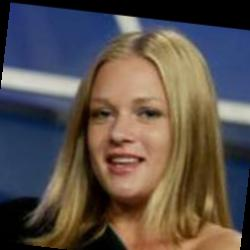
#> input picture dataset/AJ_Cook/AJ_Cook_0001.jpg, 250 x 250 px, found by its file name; its folder holds only this picture in this run
$ python train_model.py
#> lines starting #> are read from the running program, lines starting #| are printed output that depends on the picture
import cv2
import numpy as np
from sklearn.svm import SVC
from skimage.feature import hog
import joblib
from sklearn.model_selection import train_test_split
import os

def extract_features(images):
    features = []
    sample_feature_size = None

    for image in images:
        # Convertir l'image en niveaux de gris si elle est en couleur
        if len(image.shape) == 3:
            gray_image = cv2.cvtColor(image, cv2.COLOR_BGR2GRAY)
        else:
            gray_image = image

        # Redimensionner l'image pour avoir une taille fixe
        resized_image = cv2.resize(gray_image, (250, 250))

        _, hog_features = hog(resized_image, orientations=8, pixels_per_cell=(8, 8), cells_per_block=(2, 2), block_norm='L2-Hys', visualize=True)

        # Initialiser la taille des caractéristiques pour la première image
        if sample_feature_size is None:
            sample_feature_size = hog_features.shape[0]

        # Redimensionner les caractéristiques si elles ne correspondent pas à la taille attendue
        if hog_features.shape[0] != sample_feature_size:
            hog_features = cv2.resize(hog_features, (sample_feature_size,))

        features.append(hog_features.flatten())  # Utiliser flatten() pour rendre les caractéristiques bidimensionnelles

    return np.array(features)


def train_and_save_model(X_train, y_train, model_filename='svm_model.joblib'):
    # Imprimer les dimensions des caractéristiques extraites avant l'entraînement
    extracted_features = extract_features(X_train)
    print(f"Dimensions des caractéristiques extraites: {extracted_features.shape}")

    svm_model = SVC(kernel='linear')
    print("Length of X_train:", len(X_train))
    print("Length of y_train:", len(y_train))

    # Utiliser les caractéristiques extraites pour l'entraînement
    svm_model.fit(extracted_features, y_train)

    # Enregistrez le modèle formé
    joblib.dump(svm_model, model_filename)
def load_images(base_folder):
    images = []
    labels = []
    label_mapping = {}

    label_counter = 0
    for person_folder in os.listdir(base_folder):
        person_path = os.path.join(base_folder, person_folder)

        if not os.path.isdir(person_path):
            continue

        label_mapping[person_folder] = label_counter
        person_samples = 0  # Ajout pour compter le nombre d'échantillons par personne

        for filename in os.listdir(person_path):
            image_path = os.path.join(person_path, filename)
            image = cv2.imread(image_path)
#> image is the input picture: shape (250, 250, 3); mean B, G, R 75, 80.7, 90.9

            if image is not None:
                # Convertir l'image en niveaux de gris si elle est en couleur
                if len(image.shape) == 3:
                    gray_image = cv2.cvtColor(image, cv2.COLOR_BGR2GRAY)
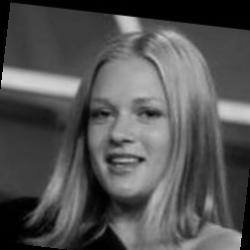
#> gray_image: shape (250, 250); min 0, max 213, mean 83.1
                else:
                    gray_image = image

                images.append(gray_image)
                labels.append(label_counter)
                person_samples += 1

        print(f"Person: {person_folder}, Samples: {person_samples}")
        label_counter += 1
#> pass 2 of the loop in load_images, `for person_folder in os.listdir(base_folder):`:
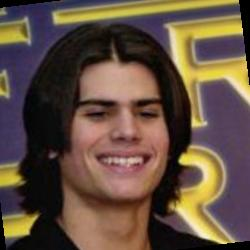
#> input picture dataset/AJ_Lamas/AJ_Lamas_0001.jpg, 250 x 250 px, found by its file name
#> in load_images, image is the input picture: shape (250, 250, 3); mean B, G, R 64.9, 79.7, 99.5
#> in load_images, `gray_image = cv2.cvtColor(image, cv2.COLOR_BGR2GRAY)`:
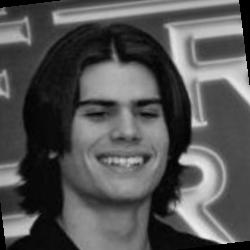
#> gray_image: shape (250, 250); min 0, max 242, mean 84
#> pass 3 of the loop in load_images, `for person_folder in os.listdir(base_folder):`:
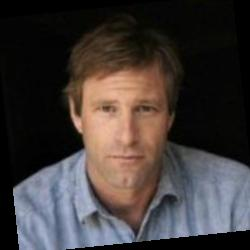
#> input picture dataset/Aaron_Eckhart/Aaron_Eckhart_0001.jpg, 250 x 250 px, found by its file name
#> in load_images, image is the input picture: shape (250, 250, 3); mean B, G, R 56.8, 58.2, 65.1
#> in load_images, `gray_image = cv2.cvtColor(image, cv2.COLOR_BGR2GRAY)`:
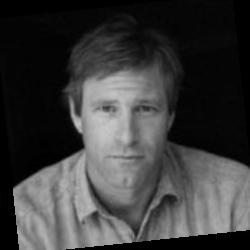
#> gray_image: shape (250, 250); min 0, max 200, mean 60.1
#> the loop made 4 passes; the first 3 are shown

    print(f"Total Labels: {len(labels)}")
    return images, labels


if __name__ == "__main__":
    base_folder = 'C://Users//aitichou//Desktop//HOG//dataset'
    images, labels = load_images(base_folder)
    print(f"Length of images: {len(images)}, Length of labels: {len(labels)}")
    X_train, X_test, y_train, y_test = train_test_split(images, labels, test_size=0.2, random_state=42)

    # Appelez la fonction pour entraîner et enregistrer le modèle
    train_and_save_model(X_train, y_train)
#> the loop in extract_features, `for image in images: # Convertir l'image en niveaux de gris si elle es..` made 3 passes
#> pass 1, in extract_features, `gray_image = image`:
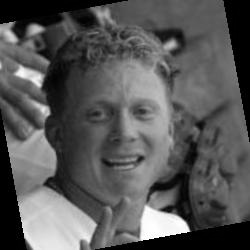
#> gray_image: shape (250, 250); min 0, max 255, mean 87.4
#> pass 1, in extract_features, `_, hog_features = hog(resized_image, orientations=8, pixels_per_cell=(..`:
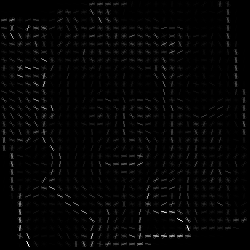
#> hog_features: shape (250, 250) float64; min 0, max 61.81, mean 1.3; drawn with min black and max white
#> pass 2, in extract_features, `_, hog_features = hog(resized_image, orientations=8, pixels_per_cell=(..`:
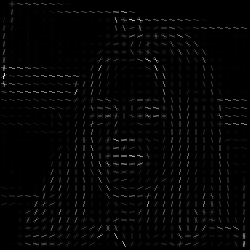
#> hog_features: shape (250, 250) float64; min 0, max 51.15, mean 1; drawn with min black and max white
#> pass 3, in extract_features, `_, hog_features = hog(resized_image, orientations=8, pixels_per_cell=(..`:
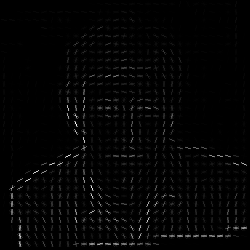
#> hog_features: shape (250, 250) float64; min 0, max 45.26, mean 0.8; drawn with min black and max white
#| Dimensions des caractéristiques extraites: (3, 62500)
